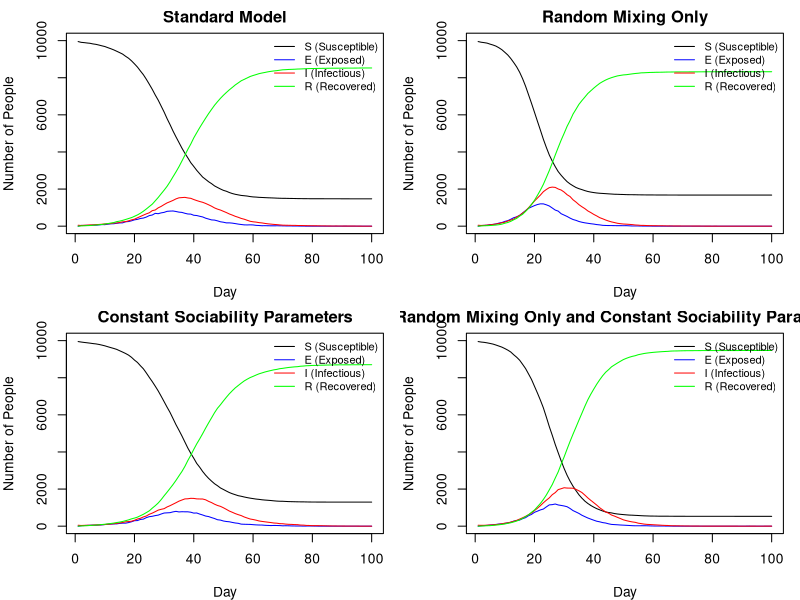

Source code (R):
###########################################################
# File:    Submission.R
# Authors: Colin McDonagh (s2213748), Matthew Poole (s2892092), James Horn (s2304075)
# Date:    2025-10-15
# Github URL: https://github.com/JTHorn-eng/Extended-Stats-Programming-Assignment-2/blob/main/Submission.R
###########################################################
#
### About
#
# This document is the code to run an SEIR model and prints the plots of 4 
# different implementations of the model. The program primarily uses two 
# functions to do this: get.net() and seir(). This SEIR model can account for 
# different transmission rates between people sharing houses of different sizes,
# social networks of different sizes, and random mixing. The housing sharing 
# assumes a uniform distribution of house sizes and the social networks allow 
# for variable social network sizes, depending on their 'sociability' parameter.
# The code concludes with a commentary on the 4 different models. 
# 
#
#
### Contributions:
#
# All members attended the majority of workshops and communicated remotely about 
# progress made outside of class time.
#
# Colin McDonagh (33 %) Wrote the majority of the nseir function and led the 
#                       commentary of the different models  
#                      
# Matthew Poole  (34 %) Wrote the code to distribute people to houses, optimised 
#                       the get.net function and nseir function
#                      
# James Horn     (33 %) Wrote the original get.net function and wrote the plot 
#                       function 
#                     


get.net = function(beta, h, nc=15) {
  #' Creates a list of vectors, with each vector at position i containing the 
  #' indices of people that person i is connected with socially. This is done by 
  #' looping through each person, calculating their network based on the 
  #' probability they are connected to someone else, and then recording these 
  #' values at position i of the list, and then recording the value i at each 
  #' index of the list of the person in the social network.
  #' @param beta A list of n uniform random deviates
  #' @param h    A vector of length n describing who shares houses
  #' @param nc  A value dictating the average number of connections per person.
  #' 
  #' @return a list of vectors, with the vector at position i being the social 
  #' network of person i.
  
  # Define the number of people to consider
  n <- length(h)
  
  # Create a list of vectors for who shares a house with who, as people sharing 
  # houses cannot be in the same social network.
  house_network <- lapply(h, function(x) which(x == h))
  
  # Generate an empty list to populate with connections
  social_network <- vector("list",n)
  
  # Calculates a constant used inside a loop once for efficiency to calculate 
  # the probability that two people are connected socially.
  k <- nc*beta/(mean(beta)^2*(n-1))
  
  # loop through each person in the network
  for (i in 1:(n-1)) {
    # Create probabilities that person i is connected with each other person. 
    # Only consider person i and onwards as these values will be symmetric.
    network_probs <- c(rep(0,i), beta[i]*k[(i+1):n]) 
    
    # Create probabilities to compare the network probs with.
    # The first i values are 1 as the first (i-1) have already been assigned 
    # networks, and person i cannot be in a network with themself. 
    probs <- c(rep(1,i), runif(n-i))
    
    # Assign the indices of people sharing a network to a vector, and exclude 
    # anyone who lives with them
    social_indices <- which(network_probs > probs)[-house_network[[i]]]
    
    # append the indices of people in person i's network to the list
    social_network[[i]] <- c(social_network[[i]], social_indices)
    
    # append person i to the network of each person in person i's network
    social_network[social_indices] <- lapply(social_network[social_indices], 
                                             function(x) c(x, i))
  }
  
  return(social_network)
}


nseir <- function(beta,h,alink,alpha=c(.1,.01,.01),delta=.2,gamma=.4,nc=15, 
                  nt = 100,pinf = .005) {
  #' This function implements and simulates the SEIR model described in the 
  #' introduction to this document for a given set of parameter values. It 
  #' calculates the amount of people that are in the susceptible, exposed, 
  #' infected, and recovered classes each day based on households, a personal 
  #' social network, and a random interaction network (where households and the 
  #' personal networks are disjoint). 
  #' @param beta  A list of n uniform random deviates
  #' @param h     An n vector indexing who shares houses
  #' @param alink An n list of vectors, with the vector at position i being the 
  #'              social network of person i.
  #' @param alpha A vector of parameters for alpha_h, alpha_c, and alpha_r 
  #'              (as described above) respectively.
  #' @param delta The probability that an infected individual transfers from the 
  #'              infected class to the recovered class each day.
  #' @param gamma The probability that an exposed individual transfers from the 
  #'              exposed class to the infected class each day.
  #' @param nc   A value of the average number of personal connections per 
  #'              person.
  #' @param nt    The number of days to simulate the model over.
  #' @param pinf  The proportion of the population infected at the start of the 
  #'              simulation.
  #' 
  #' @return A list of vectors, where these vectors contain the number of people 
  #'         in the susceptible class, exposed class, infected class, recovered 
  #'         class, and the day these correspond to respectively.
  
  # Sets the number of people in the model
  n <- length(h)
  
  # Initialise the vectors we will return from this function
  S <- E <- I <- R <- t_vec <- rep(0,nt)
  
  # Creates a vector to contain the class of each individual each day
  x <- rep(0, n)
  
  # Randomly samples the initial infected people from our population
  x[sample(1:n, round(n * pinf))] <- 2
  
  # Find the initial number of susceptible and infected people
  S[1] <- sum(x==0); I[1] <- sum(x==2)
  
  # Calculates a constant used inside a loop once for efficiency
  k <- (alpha[3]*nc*beta) / (mean(beta)^2*(n-1))
  
  # is it necessary to do this with k or is it worth for performance?
  
  # Iterate the following over each day in the simulation
  for (t in 2:nt){
    
    # Initialise the vector to store people infected each day
    any_inf_vec <- rep(0,n)
    
    # Iterate over each infected person to find out which susceptible people are 
    # exposed by at least one infected person
    for (i in which(x==2)){

      # Create a new vector where the jth entry will be the probability that 
      # person i infects person j by household or by the personal network
      personal_con <- rep(0,n)
      
      # If person j is in the household network of person i, set the jth value 
      # in personal_con to alpha_h
      personal_con[which(h==h[i])] <- alpha[1]
      # If person j is in the household network of person i, set the jth value 
      # in personal_con to alpha_c
      personal_con[alink[[i]]] <- alpha[2]
      
      # Find the probabilities of person i infecting each other person in the 
      # random network.
      rnet_con <- k * beta[i]
      
      # Find which people are connected to person i by household or personal 
      # network
      con_ii <- which(personal_con != 0)
      
      unif1 <- rep(1,n) # To compare with random mixing
      unif1[con_ii] <- runif(length(con_ii)) # To compare with house & social networks
      
      # Simulate the probability that each person was infected by person i by 
      # household or personal network
      inf_vec1 <- personal_con >= unif1
      # Simulate the probability that each person was infected by person i by 
      # random network
      inf_vec2 <- rnet_con >= runif(n)
      
      # Stores whether each person was infected by any infected person in the 
      # model on day t
      any_inf_vec <- inf_vec1 | inf_vec2 | any_inf_vec
    }
    
    # Create uniform random deviates to simulate moving to infected and recovered
    # states
    u <- runif(n)
    
    # Infected people transition to recovered with class probability delta            
    x[x==2&u<delta] <- 3 
    # Exposed people transition to infected class with probability gamma
    x[x==1&u<gamma] <- 2  
    
    # (Only) Susceptible people transition to exposed class as calculated above
    x[x==0&(1*any_inf_vec)==1] <- 1
    
    # Sum the total people in each class and increment the day
    S[t] <- sum(x==0); E[t] <- sum(x==1)
    I[t] <- sum(x==2); R[t] <- sum(x==3)
    t_vec[t] <- t
  }  
  
  # Return the list of susceptible, exposed, infected, and recovered people on 
  # each day and the vector of day indices
  return(list(S=S,E=E,I=I,R=R,t=t_vec))
}

plot_seir = function(seir_results_list, n, title = 'SEIR Model Results') {

    #' Plots a list of SEIR model results in a 2x2 grid layout, showing the
    #' evolution of SEIR (Susceptible, Exposed, Infectious, Recovered) 
    #' compartments for one or more simulation results. Each element of
    #' `seir_results_list` should be a list containing vectors `S`, `E`,
    #' `I`, and `R` representing daily counts of individuals in each state.
    #' 
    #' @param seir_results_list A list of all model results
    #' @param n the population size for each plot's y-axis
    #' @param title optional title for overall window

    # Generate the grid layout with margin outside layout for legend
    par(mfrow = c(2, 2), mar = c(4, 4, 2, 1))

    # Create subplot titles
    plot_titles <- c(
      'Standard Model'
      ,'Random Mixing Only'
      ,'Constant Sociability Parameters'
      ,'Random Mixing Only and Constant Sociability Parameters'
    )

    for (i in seq_along(seir_results_list)) {
        
        # Obtain results timeframe in days
        seir_results <- seir_results_list[[i]]
        n_days <- length(seir_results$S)
        days <- 1:n_days

        # Generate line graphs for each class member of the population per day
        plot(
            days
            , seir_results$S
            , type = "l"
            , col = "black"
            , ylim = c(0, n)
            , xlab = "Day"
            , ylab = "Number of People"
            , main = plot_titles[i]
        )
        lines(days, seir_results$E, col = "blue")
        lines(days, seir_results$I, col = "red")
        lines(days, seir_results$R, col = "green")

        legend("topright",
              inset = c(0, 0),
              legend = c("S (Susceptible)", "E (Exposed)", "I (Infectious)", 
                         "R (Recovered)"),
              col = c("black", "blue", "red", "green"),
              lty = 1,
              xpd = NA,
              bty = "n",
              cex = 0.8
          )
    }

    # End layout plotting
    par(xpd = NA)

    # Add a title for the overall window
    mtext(title, outer = TRUE, line = 1, cex = 1.2)
}

system.time({
# Run models
# Specify the number of people in the simulation and the maximum number of 
# people in a given household
n = 10000; hmax = 5

# Simulate beta values as standard uniform random deviates
beta <- runif(n)

# Simulate a vector of household contacts
h1 <- rep(rep(1:n, sample(1:hmax,n, replace=TRUE)), length.out=n)

# Simulate personal network information
alink <- get.net(runif(n), h1, 15)


# Create a list of models (using nseir) to compare
results_list <- list(

    # Standard model with personal, household, and random mixing
    nseir(beta, h1, alink)

    # Run model with random mixing only
    ,nseir(beta, h1, alink, alpha=c(0, 0, 0.04))
    
    # Run model with constant sociability parameters for each person
    ,nseir(beta=rep(mean(beta),n), h1, alink)
    
    # Run model with constant sociability parameters for each person and only 
    # consider random mixing
    ,nseir(beta=rep(mean(beta),n), h1, alink, alpha=c(0, 0, 0.04))

)
plot_seir(results_list, n)

})

################################################################################
#'
###' Model Comparison
#'
##' Household, Contact Network, and Random Network Models vs Random Network Only Models:
# ------------------------------------------------------------------------------
#' The models that contain the household and contact network components account
#' for more variability in the infection rates. Thus, we observe a more diffuse 
#' distribution of infectious individuals than the models that only consider the 
#' random network effect, which overestimate the peak severity of the pandemic. 
#' We also observe that the peak of infection occurs later for models that contain
#' household and contact network components than it does for the random network
#' models. 
#' 
#' The additional variability described above comes from allowing the models that 
#' contain household and personal network information to consider behavioral and 
#' random aspects of individuals more intimately:
#' 
#' Variability is introduced in the personal network since the more social an 
#' individual is, the more people they are likely to have in their contact 
#' network, and thus the more people they are likely to infect/be infected by 
#' (where as the opposite is true for unsociable people).
#' 
#' The household structure adds variability that is independent of sociability
#' parameter values (unlike the random network only model for variable beta 
#' values) as household sizes are assumed to be uniformly distributed from 1 to 5.
#' 
#' We also note that the full model is more robust when neglecting the random 
#' variability of sociability between individuals, as the results are very similar
#' (only around 100 more people are infected in the constant sociability model).
#' This could be the case as the household and contact network structures still 
#' encode some underlying random sociability structure into the model). 
#' The random network only model is far more sensitive to this change, and 
#' results in the pandemic infecting far more people (and being severe for 
#' longer) than the random network model with variable sociability parameters.
# ------------------------------------------------------------------------------
